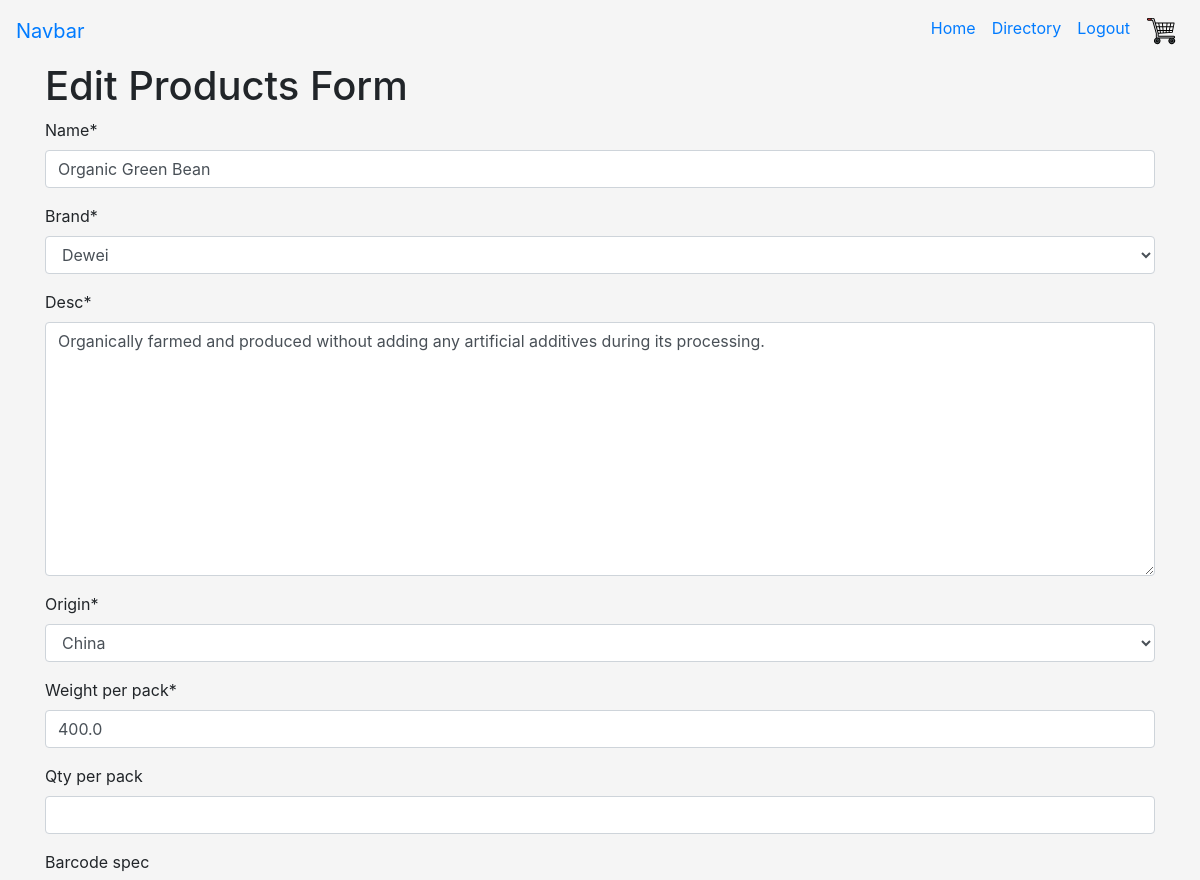
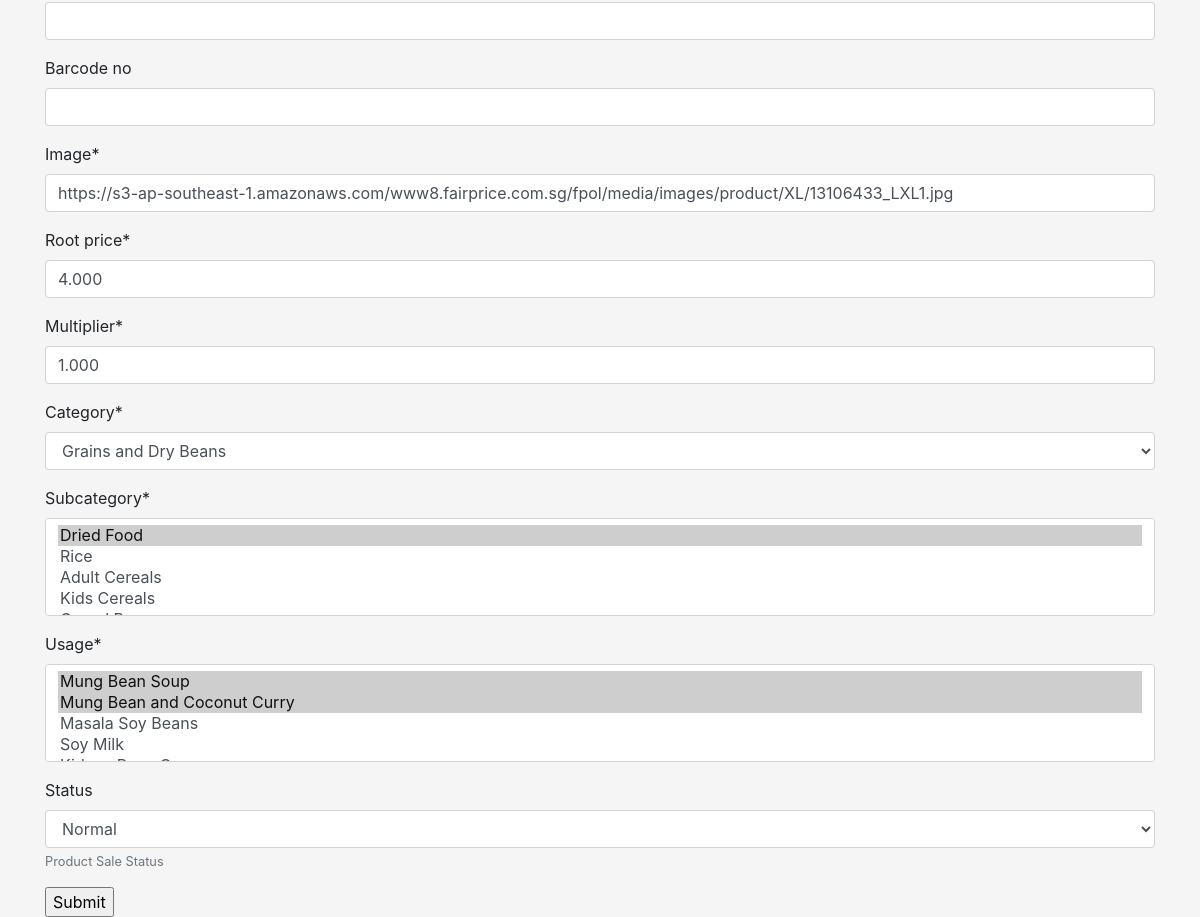
Screenshot of /products/update/1 (signed in) with the database file from the repository (2 pictures, top to bottom).
### products/models.py (models this page shows, shortened)
class Product(models.Model):
    name = models.CharField(blank=False, max_length=50)
    brand = models.ForeignKey('Brand', on_delete=models.CASCADE)
    desc = models.TextField(blank=False, max_length=500)
    origin = models.ForeignKey('Country', on_delete=models.CASCADE)
    weight_per_pack = models.FloatField(blank=False)
    qty_per_pack = models.IntegerField(blank=True, null=True)
    barcode_spec = models.CharField(blank=True, max_length=3)
    barcode_no = models.BigIntegerField(blank=True, null=True)
    image = models.URLField(blank=False)
    root_price = models.DecimalField(max_digits=10, decimal_places=3,
                                     blank=False)
    multiplier = models.DecimalField(max_digits=5, decimal_places=3,
                                     blank=False, default=1.00)
    category = models.ForeignKey('Category', on_delete=models.CASCADE)
    subcategory = models.ManyToManyField(Subcategory)
    usage = models.ManyToManyField('Usage')
    editor = models.ForeignKey(User, on_delete=models.SET_NULL, null=True)
    date_edited = models.DateTimeField(auto_now_add=True, blank=True)
    SALE_STATUS = (
        ('b', 'Best Sellers'),
        ('d', 'Bulk Discount'),
        ('n', 'Normal'),
        ('o', 'On Offer')
    )
    status = models.CharField(
        max_length=1,
        choices=SALE_STATUS,
        blank=True,
        default='n',
        help_text='Product Sale Status',
    )

class Brand(models.Model):
    name = models.CharField(blank=False, max_length=50)
    def __str__(self):
        return self.name

### products/views.py (the view)
# urls.py: path('update/<product_id>', products.views.update_product,
@login_required
@permission_required('products.update_product')
def update_product(request, product_id):
    product_to_update = get_object_or_404(Product, pk=product_id)
    if request.method == 'POST':
        update_form = ProductForm(request.POST, instance=product_to_update)
        if update_form.is_valid():
            edited_product = update_form.save(commit=False)
            edited_product.editor = request.user
            edited_product.date_edited = datetime.datetime.now()
            edited_product.save()
            messages.success(
                request,
                f"Product {update_form.data['name']}"
                f" has been updated in the system, on"
                f" {edited_product.date_edited.strftime('%b %d, %Y, %H:%M:%S')}")
            return redirect(reverse(index))
        else:
            return render(request, 'products/update_product.template.html', {
                      'form': update_form
                      })
    else:
        update_form = ProductForm(instance=product_to_update)
        return render(request, 'products/update_product.template.html', {
                      'form': update_form
                      })

### products/forms.py
class ProductForm(forms.ModelForm):
    class Meta:
        model = Product
        fields = ('name', 'brand', 'desc', 'origin', 'weight_per_pack',
                  'qty_per_pack', 'barcode_spec', 'barcode_no', 'image',
                  'root_price', 'multiplier', 'category', 'subcategory',
                  'usage', 'status')
        widgets = {
            'editor': forms.HiddenInput(),
            'date_edited': forms.HiddenInput()
        }

### products/models.py (called while the page is built)
    def __str__(self):
        return self.name

    def __str__(self):
        return self.name

    def __str__(self):
        return self.name

    def __str__(self):
        return self.name

### products/templates/products/update_product.template.html (shortened to what this page needs)
{% extends 'base.template.html' %}
{%load crispy_forms_tags %}
{%load static%}
{%block content%}
    <h1>Edit Products Form</h1>
    <form method="POST">
    {{ form|crispy}}
    <input type="submit"/>
    </form>
  {% endblock %}

### templates/base.template.html (shortened to what this page needs)
{%load static %}
<!doctype html>
<html lang="en">
  <head>
    <link rel="stylesheet" href="https://stackpath.bootstrapcdn.com/bootstrap/4.5.2/css/bootstrap.min.css">
    <link rel="stylesheet" href="{% static 'css/styles.css' %}">
  </head>
  <body>
  <nav class="navbar navbar-expand-lg">
  <a class="navbar-brand" href="#">Navbar</a>
  <div class="collapse navbar-collapse" id="navbarTogglerDemo03">
    <ul class="navbar-nav ml-auto mt-2 mt-lg-0">
      <li class="nav-item active">
        <a class="nav-link" href="{% url 'home_page_route' %}">Home <span class="sr-only">(current)</span></a>
      </li>
      <li class="nav-item">
        <a class="nav-link" href="{% url 'product_directory_route' %}">Directory</a>
      </li>
      <li class="nav-item">
      {% if request.user.is_authenticated %}
      <a class="nav-link" href = "../accounts/logout">Logout</a>
      {% else %}
        <a class="nav-link" href="../accounts/login">Login</a>
      {% endif %}
      </li>
      <li class="nav-item">
        <a class="nav-link" href="{% url 'view_cart' %}">
        <img src="{% static '/image/shopping-cart.svg' %}"/>
        </a>
      </li>
    </ul>
  </div>
</nav>
<div class="container">
    {%block content%}
    {%endblock%}
</div>
  </body>
</html>

### static/css/styles.css (style rules this page uses)
body { background-color: whitesmoke; }

### rows the page displays
Product: name "Organic Green Bean", brand "Dewei", desc "Organically farmed and produced without adding any artificial additives during its processing.", origin "China", weight_per_pack "400.0", image "https://s3-ap-southeast-1.amazonaws.com/www8.fairprice.com.sg/fpol/media/images/product/XL/13106433_LXL1.jpg", root_price "4.000", multiplier "1.000", category "Grains and Dry Beans", status "Normal"
